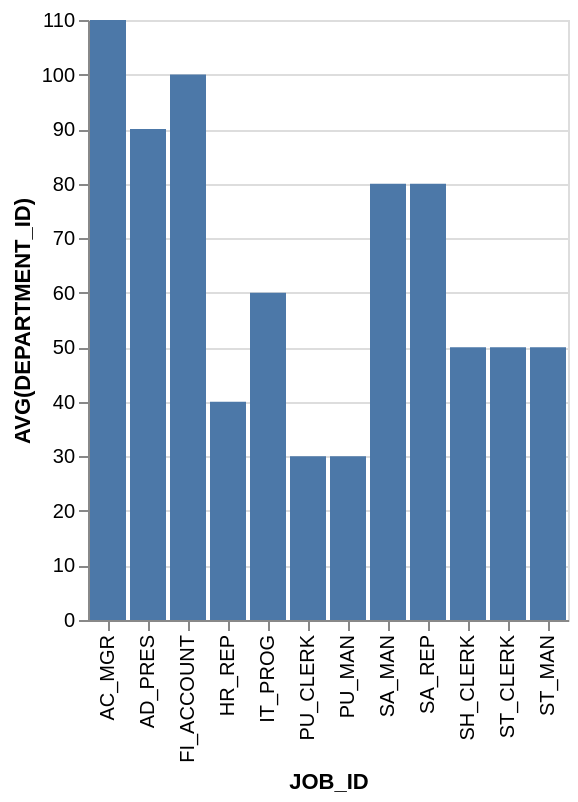

Express this chart as Vega-Lite.
### Vega-Lite specification from a JSON file in a GitHub repository (floating-point values rounded to 4 significant figures)
{"data": {"values": [{"x_data": "AC_MGR", "y_data": 110}, {"x_data": "AD_PRES", "y_data": 90}, {"x_data": "FI_ACCOUNT", "y_data": 100}, {"x_data": "HR_REP", "y_data": 40}, {"x_data": "IT_PROG", "y_data": 60}, {"x_data": "PU_CLERK", "y_data": 30}, {"x_data": "PU_MAN", "y_data": 30}, {"x_data": "SA_MAN", "y_data": 80}, {"x_data": "SA_REP", "y_data": 80}, {"x_data": "SH_CLERK", "y_data": 50}, {"x_data": "ST_CLERK", "y_data": 50}, {"x_data": "ST_MAN", "y_data": 50}]}, "mark": "bar", "encoding": {"x": {"field": "x_data", "type": "nominal", "title": "JOB_ID", "sort": "ascending"}, "y": {"field": "y_data", "type": "quantitative", "title": "AVG(DEPARTMENT_ID)"}}}
